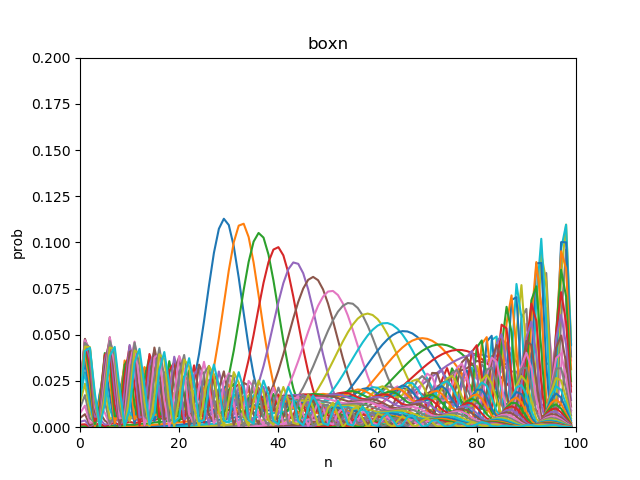

Reproduce this figure in Python.
import numpy as np
import math
import matplotlib.pyplot as plt

# --- Parameters ---
PI = 3.141592 # Using the exact PI from the Fortran code
NMAX = 100  # Maximum number of rooms/points
MTIME = 1500 # Total number of time steps for evolution loop

# --- Main Program: NROOM ---
def nroom_program():
    """
    Simulates N-room quantum mechanics using a 3-step time evolution method.
    This program models the time evolution of a quantum system with N states
    under a given Hamiltonian, specifically for a 1D chain of rooms.
    """
    # Define complex imaginary unit
    iu = 0.0 + 1.0j

    # --- I/O Files ---
    try:
        # Open the output file for writing. This will overwrite if it exists.
        f_p202_out = open('p202.dat', 'w')
    except Exception as e:
        print(f"Error opening p202.dat: {e}")
        return

    plotx = range(NMAX)
    plt.gca().clear()
    plt.title('boxn')
    plt.xlabel(r'n')
    plt.ylabel(r'prob')
    plt.xscale('linear')
    plt.yscale('linear')
    plt.xlim([0,NMAX])
    plt.ylim([0,20/NMAX])

    # --- Initial Data ---
    dx = 1.0 # Spatial step size

    # --- Calculation of Hamiltonian ---
    a_coupling = 1.0 # This 'A' defines the coupling strength
    dt = (1.0 / a_coupling) * 1e-1 # Time step

    # HA (diagonal elements) and HB (off-diagonal elements) of the Hamiltonian
    ha = np.zeros(NMAX, dtype=np.float64)
    hb = np.zeros(NMAX - 1, dtype=np.float64) # HB has NMAX-1 elements

    # DO 50 N=1,NMAX
    # HA(N) = 0
    # 50 CONTINUE
    # All diagonal elements are set to 0 (no on-site potential)
    for n_idx in range(NMAX):
        ha[n_idx] = 0.0

    # DO 51 N=1,NMAX-1
    # HB(N) = -A
    # 51 CONTINUE
    # All off-diagonal elements are set to -A (constant nearest-neighbor coupling)
    for n_idx in range(NMAX - 1):
        hb[n_idx] = -a_coupling

    # --- Set Initial Wave Function (Gaussian Wave Packet) ---
    # P, Q, R are the main state arrays (complex numbers)
    p_psi = np.zeros(NMAX, dtype=np.complex128)
    q_psi = np.zeros(NMAX, dtype=np.complex128)
    r_psi = np.zeros(NMAX, dtype=np.complex128) # R will be used as a state variable in the loop

    # Initial parameters for the Gaussian wave packet
    # X0, SG, PA are hardcoded in the Fortran, so we use these values directly.
    x0 = 0.3 * dx * NMAX
    sg = 0.05 * dx * NMAX
    pa_momentum = 0.1 * 2 * PI / dx

    # DO 60 N=1,NMAX
    # X=N*DX
    # P(N)= EXP(-0.5*(X-X0)**2/SG**2) * EXP(IU*PA*(X-X0))
    # 60 CONTINUE
    for n_idx in range(NMAX):
        x = (n_idx + 1) * dx # Fortran N*DX corresponds to (n_idx + 1) * dx
        # Calculate the initial wave function (Gaussian wave packet)
        p_psi[n_idx] = np.exp(-0.5 * (x - x0)**2 / sg**2) * np.exp(iu * pa_momentum * (x - x0))

    # --- Normalization of Wave Function ---
    pa_norm_factor = 0.0
    # DO 100 N=1,NMAX
    # PA = PA + CABS(P(N))**2
    # 100 CONTINUE
    # Calculate the sum of absolute squares to find the normalization factor
    for n_idx in range(NMAX):
        pa_norm_factor += np.abs(p_psi[n_idx])**2
    pa_norm_factor = np.sqrt(pa_norm_factor)

    # DO 110 N=1,NMAX
    # P(N)=P(N)/PA
    # 110 CONTINUE
    # Normalize the initial wave function
    for n_idx in range(NMAX):
        p_psi[n_idx] = p_psi[n_idx] / pa_norm_factor

    # --- Second Wave Function (Initialization for the 3-step method) ---
    # This block calculates the first time-step derivative and then uses it
    # to get the wave function at t=dt (stored in Q) using a predictor-corrector approach.

    # R(1)= -IU*DT*(HA(1)*P(1)+HB(1)*P(2))
    # Calculate the derivative at the first point
    r_psi[0] = -iu * dt * (ha[0] * p_psi[0] + hb[0] * p_psi[1])
    # DO 61 N=2,NMAX-1
    # R(N)= -IU*DT*( HB(N-1)*P(N-1) + HA(N)*P(N) + HB(N)*P(N+1) )
    # 61 CONTINUE
    # Calculate derivatives for interior points
    for n_idx in range(1, NMAX - 1): # Python index for N=2 to NMAX-1
        r_psi[n_idx] = -iu * dt * (hb[n_idx-1] * p_psi[n_idx-1] + ha[n_idx] * p_psi[n_idx] + hb[n_idx] * p_psi[n_idx+1])
    # R(NMAX)=-IU*DT*( HB(NMAX-1)*P(NMAX-1) + HA(NMAX)*P(NMAX) )
    # Calculate the derivative at the last point
    r_psi[NMAX-1] = -iu * dt * (hb[NMAX-2] * p_psi[NMAX-2] + ha[NMAX-1] * p_psi[NMAX-1])

    # DO 62 N=1,NMAX
    # Q(N)=P(N)+R(N)
    # 62 CONTINUE
    # Predictor step: Q_psi is approximately psi(t=dt)
    q_psi[:] = p_psi[:] + r_psi[:]

    # Corrector step for Q_psi
    # Q(1)= Q(1)-0.5*IU*DT*(HA(1)*R(1)+HB(1)*R(2))
    q_psi[0] = q_psi[0] - 0.5 * iu * dt * (ha[0] * r_psi[0] + hb[0] * r_psi[1])
    # DO 63 N=2,NMAX-1
    # Q(N)= Q(N)-0.5*IU*DT*(HB(N-1)*R(N-1)+HA(N)*R(N)+HB(N)*R(N+1))
    # 63 CONTINUE
    for n_idx in range(1, NMAX - 1): # Python index for N=2 to NMAX-1
        q_psi[n_idx] = q_psi[n_idx] - 0.5 * iu * dt * (hb[n_idx-1] * r_psi[n_idx-1] + ha[n_idx] * r_psi[n_idx] + hb[n_idx] * r_psi[n_idx+1])
    # Q(NMAX)=Q(NMAX)-0.5*IU*DT*(HB(NMAX-1)*R(NMAX-1)+HA(NMAX)*R(NMAX))
    q_psi[NMAX-1] = q_psi[NMAX-1] - 0.5 * iu * dt * (hb[NMAX-2] * r_psi[NMAX-2] + ha[NMAX-1] * r_psi[NMAX-1])

    # At this point:
    # p_psi holds psi(t=0)
    # q_psi holds psi(t=dt)
    # r_psi holds the initial derivative (which will be overwritten in the main loop)

    # --- Time Evolution Loop ---
    # DO 1000 ITIME=1,MTIME,3
    # The loop iterates from 1 up to MTIME, incrementing by 3 in each step.
    for itime in range(1, MTIME + 1, 3):
        t_val = dt * itime # Current simulation time

        # --- Output Wave Function ---
        # IF(MOD(ITIME,30).EQ. 1) THEN
        # Output is performed when (ITIME % 30) is 1.
        if (itime % 30) == 1:
            # DO 150 N=1,NMAX
            # WRITE(*,*) N,CABS(Q(N))**2
            # WRITE(20,*) CABS(Q(N))**2
            # 150 CONTINUE
            plot_y = [[] for _ in range(1) ]
            for n_idx in range(NMAX):
                # Print to console (N and probability density)
                print(f"{n_idx + 1:4d} {np.abs(q_psi[n_idx])**2:15.7E}")
                # Write probability density to file
                f_p202_out.write(f"{np.abs(q_psi[n_idx])**2}\n")
                plot_y[0].append(abs(q_psi[n_idx])**2)
            # WRITE(20,*) ' ' - Write a blank line to the file after each output block
            f_p202_out.write("\n")
            plt.plot(plot_y[0],linestyle='solid')
            
        # --- Time Evolution (3-step method) ---
        # This section updates the wave functions P, Q, and R for the next time step.
        # The updates are "in-place" in the sense that the new R is calculated using the current Q and P,
        # then the new P is calculated using the new R and current Q, etc.

        # Step 1: Calculate new R based on current Q and P
        # R(1) = -2*IU*DT*(HA(1)*Q(1)+HB(1)*Q(2))+P(1)
        r_psi[0] = -2 * iu * dt * (ha[0] * q_psi[0] + hb[0] * q_psi[1]) + p_psi[0]
        # DO 70 N=2,NMAX-1
        # R(N)=-2*IU*DT*(HB(N-1)*Q(N-1)+HA(N)*Q(N)+HB(N)*Q(N+1))+P(N)
        # 70 CONTINUE
        for n_idx in range(1, NMAX - 1): # Python index for N=2 to NMAX-1
            r_psi[n_idx] = -2 * iu * dt * (hb[n_idx-1] * q_psi[n_idx-1] + ha[n_idx] * q_psi[n_idx] + hb[n_idx] * q_psi[n_idx+1]) + p_psi[n_idx]
        # R(NMAX)=-2*IU*DT*(HB(NMAX-1)*Q(NMAX-1)+HA(NMAX)*Q(NMAX))+P(NMAX)
        r_psi[NMAX-1] = -2 * iu * dt * (hb[NMAX-2] * q_psi[NMAX-2] + ha[NMAX-1] * q_psi[NMAX-1]) + p_psi[NMAX-1]

        # Step 2: Calculate new P based on the newly calculated R and current Q
        # P(1) = -2*IU*DT*(HA(1)*R(1)+HB(1)*R(2))+Q(1)
        p_psi[0] = -2 * iu * dt * (ha[0] * r_psi[0] + hb[0] * r_psi[1]) + q_psi[0]
        # DO 71 N=2,NMAX-1
        # P(N)=-2*IU*DT*(HB(N-1)*R(N-1)+HA(N)*R(N)+HB(N)*R(N+1))+Q(N)
        # 71 CONTINUE
        for n_idx in range(1, NMAX - 1): # Python index for N=2 to NMAX-1
            p_psi[n_idx] = -2 * iu * dt * (hb[n_idx-1] * r_psi[n_idx-1] + ha[n_idx] * r_psi[n_idx] + hb[n_idx] * r_psi[n_idx+1]) + q_psi[n_idx]
        # P(NMAX)=-2*IU*DT*(HB(NMAX-1)*R(NMAX-1)+HA(NMAX)*R(NMAX))+Q(NMAX)
        p_psi[NMAX-1] = -2 * iu * dt * (hb[NMAX-2] * r_psi[NMAX-2] + ha[NMAX-1] * r_psi[NMAX-1]) + q_psi[NMAX-1]

        # Step 3: Calculate new Q based on the newly calculated P and newly calculated R
        # Q(1) = -2*IU*DT*(HA(1)*P(1)+HB(1)*P(2))+R(1)
        q_psi[0] = -2 * iu * dt * (ha[0] * p_psi[0] + hb[0] * p_psi[1]) + r_psi[0]
        # DO 72 N=2,NMAX-1
        # Q(N)=-2*IU*DT*(HB(N-1)*P(N-1)+HA(N)*P(N)+HB(N)*P(N+1))+R(N)
        # 72 CONTINUE
        for n_idx in range(1, NMAX - 1): # Python index for N=2 to NMAX-1
            q_psi[n_idx] = -2 * iu * dt * (hb[n_idx-1] * p_psi[n_idx-1] + ha[n_idx] * p_psi[n_idx] + hb[n_idx] * p_psi[n_idx+1]) + r_psi[n_idx]
        # Q(NMAX)=-2*IU*DT*(HB(NMAX-1)*P(NMAX-1)+HA(NMAX)*P(NMAX))+R(NMAX)
        q_psi[NMAX-1] = -2 * iu * dt * (hb[NMAX-2] * p_psi[NMAX-2] + ha[NMAX-1] * p_psi[NMAX-1]) + r_psi[NMAX-1]

    # Close the output file after the loop finishes
    plt.show()
    plt.savefig("boxn.png")
    
    f_p202_out.close()
    print("Program finished. Results written to p202.dat")

# Call the main program function
if __name__ == '__main__':
    nroom_program()
